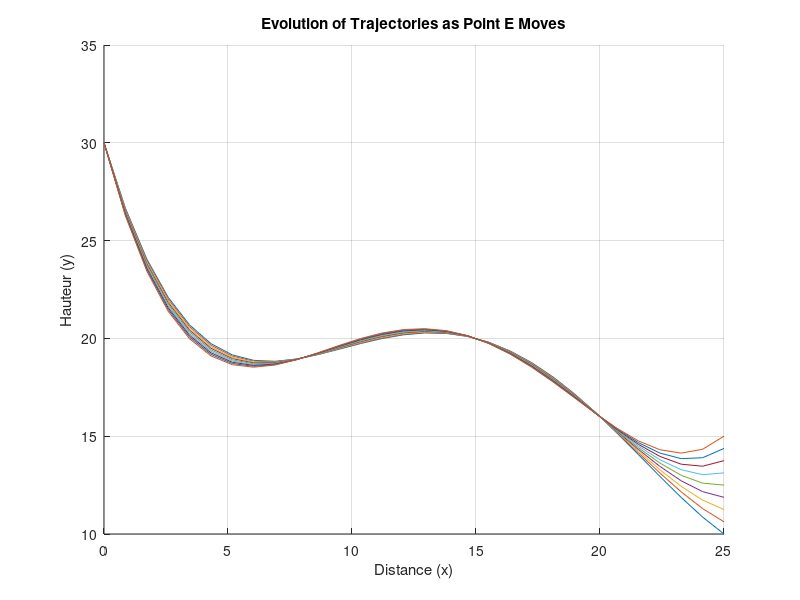
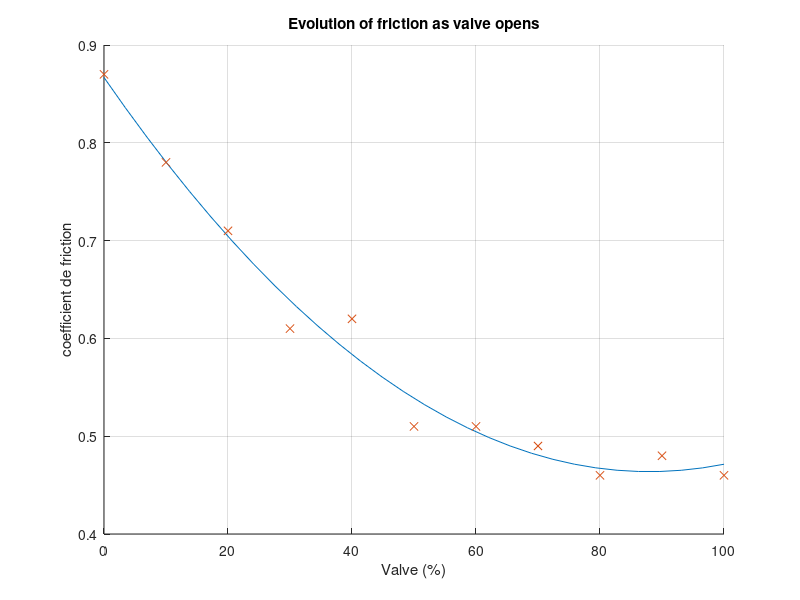
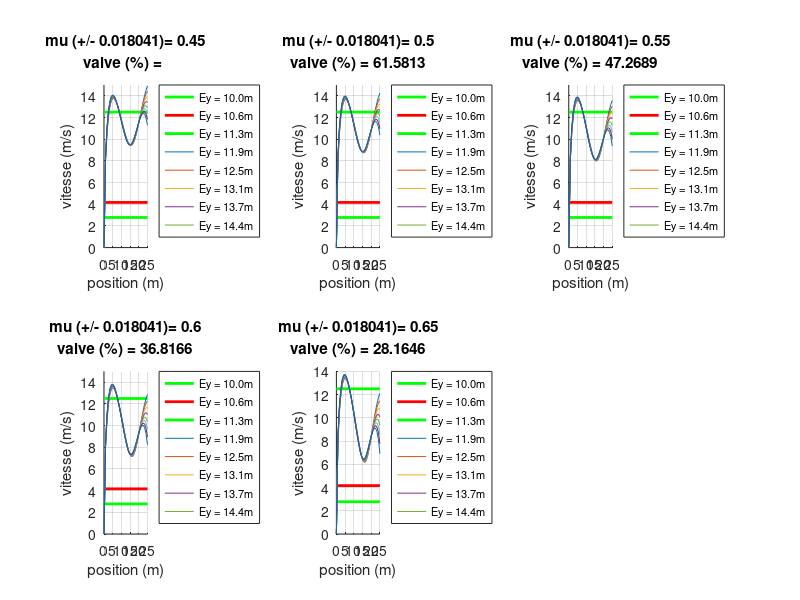

The MATLAB script that drew these images, in order:
% s'assure que tout est reset à chaque run
clc;
close all;
clear all;
pkg load signal;

nbPlots = 8;
nbPoints = 30;
polynomeDegree = 4;

% − Valeur de 𝑦𝑓 (hauteur à la fin de la trajectoire au point E).
% − Coefficient de friction dynamique μ𝑓 choisi avec l’erreur RMS de l’approximation.
% − Vitesse finale du participant au point E, erreur dans cette vitesse causée par l’erreur RMS dans μ𝑓.
% − Graphique de la vitesse du participant le long de la trajectoire (en fonction de la coordonnée horizontale, x)
% − Graphique des données avec droite de lissage et son erreur quadratique / RMS ou sa corrélation.
% − Ouverture de la valve en % qui correspond au coefficient de friction selon le polynôme d’approximation.

yIni = 30;
m = 80;
g = 9.81;
mg = m * g;

A = [0, 30];
B = [8,19];
C = [15, 20];
D = [20, 16];
E = [25, 0];
listX = [A(1), B(1), C(1), D(1), E(1)];
p = zeros(nbPlots + 1, polynomeDegree + 1);

for i = 0:nbPlots
  E(2) = (10 + (i / (nbPlots / 5)));
  listY = [A(2), B(2), C(2), D(2), E(2)];
  p(i + 1, :) = polyfit(listX, listY, polynomeDegree);
endfor

disp("finished calculating polynomials");


xPoints = linspace(0, 25, nbPoints);
trajectoires = zeros(length(xPoints), nbPlots + 1);
derivatives = zeros(length(xPoints), nbPlots + 1);
angles = zeros(length(xPoints), nbPlots + 1);

figure; hold on; grid on;
title('Evolution of Trajectories as Point E Moves');
xlabel('Distance (x)'); ylabel('Hauteur (y)');

for i = 1:(nbPlots + 1)
    current_coeffs = p(i, :);

    height = polyval(current_coeffs, xPoints);

    trajectoires(:, i) = height;

    derivedp = polyder(current_coeffs);

    der = polyval(derivedp, xPoints);

    angles(:, i) = atan(der);

    derivatives(:, i) = der;

    % Plot it immediately to see the "fanning" effect
    plot(xPoints, height);
endfor

disp("finished calculating curves");
disp("finished calculating derived curves");

% friction time

figure; hold on; grid on;
title('Evolution of friction as valve opens');
xlabel('Valve (%)'); ylabel('coefficient de friction');

ouverture = [0 10 20 30 40 50 60 70 80 90 100];
muEmp = [0.87 0.78 0.71 0.61 0.62 0.51 0.51 0.49 0.46 0.48 0.46];
nbPlotsMu = length(ouverture);
xPoints = linspace(0, 100, nbPoints);

pMu = polyfit(ouverture, muEmp, 2);
muPlot = polyval(pMu, xPoints);
muTrajectoire = polyval(pMu, ouverture);
plot(xPoints, muPlot);
plot(ouverture, muEmp, 'x');

err = zeros(nbPlotsMu, 1);

disp("finished calculating friction curve");
disp(length(muTrajectoire));

%err(:, 1) = abs(muTrajectoire(1) - muEmp(1));
for i = 1:nbPlotsMu
  err(i) = muTrajectoire((ouverture(i) / 10) + 1) - muEmp(i);
endfor

disp(length(err));
% muErr = muErr = sqrt((1 / length(err)) * sum(err.^2));
muErr = sqrt(mean(err.^2));
disp(length(muErr));

disp("finished finding friction's imprecision");
disp(muErr);

%plot(xPoints, muTrajectoire - muErr(:));
%plot(xPoints, muTrajectoire + muErr(:));

% Vitesse time
%
% Eg = Ep + Ek + W
%
% friction = mu * mg * cos(angles) * x
%
% W = - integral(friction, 0, x)
%
% Ep = mg * trajectoires
%
% Ek = (mv²) / 2
%
% since m est partout on peut l'enlever. après quelques bougeages on en revient à
%
% v = sqrt(2g(yIni - trajectoire(x) - W(x)))

figure; hold on; grid on;

kmhToMs = (1000/3600);
xValve = linspace(0, 100, nbPoints);
xPoints = linspace(0, 25, nbPoints);

x_lims = [0, xPoints(end)];

for j = 1:5
  subplot(2, 3, j);
  hold on; grid on;
  plot(x_lims, [45 * kmhToMs, 45 * kmhToMs], 'g', 'LineWidth', 2); % Green bar
  plot(x_lims, [15 * kmhToMs, 15 * kmhToMs], 'r', 'LineWidth', 2); % red bar
  plot(x_lims, [10 * kmhToMs, 10 * kmhToMs], 'g', 'LineWidth', 2); % Green bar
  % Initialize a container for legend labels
  labels = {};

  mu = 0.05 * j + 0.4
    % Your target mu values from the previous loop
  valveResult = 0;

  % Get the coefficients from your polyfit (pMu = [a, b, c])
  aMu = pMu(1);
  bMu = pMu(2);
  cMu = pMu(3);

  coeffs = [aMu, bMu, (cMu - mu)];
  possible_x = roots(coeffs);

  % 'roots' returns 2 values for a quadratic.
  % We pick the one between 0 and 100.
  valveResult = possible_x(possible_x >= 0 & possible_x <= 80);

  for i = 1:nbPlots
    height = trajectoires(:, i);
    angle = angles(:, i)';
    friction =  cos(angle);
    frictionMax = (mu + muErr) * g * cos(angle);
    frictionMin = (mu - muErr) * g * cos(angle);

    W = cumtrapz(xPoints(:), friction(:));
    WMax = cumtrapz(frictionMax(:), xPoints(:));
    WMin = cumtrapz(frictionMin(:), xPoints(:));

    % 3. Energy Balance: v = sqrt( 2 * (G_potential_loss - Work_loss) )
    % Height loss is (yIni - height)
    energy_balance = (g * (yIni - height(:))) - (mu * g .* W(:));

    % Ensure we don't take the square root of a negative (if friction stops the person)
    energy_balance(energy_balance < 0) = 0;

    v = sqrt(2 * energy_balance);

    plot(xPoints, v);
  %  plot(xPoints, vMin .* msToKmh);
  %  plot(xPoints, vMax .* msToKmh);
    axis([0 25 0 15]);
    labels{i} = [ 'Ey = ', num2str(height(end), '%.1f'), 'm' ];
  endfor
  legend(labels, 'location', 'northeastoutside', 'FontSize', 8);
  title({['mu (+/- ', num2str(muErr),')= ', num2str(mu)], ['valve (%) = ', num2str(valveResult)]});
  xlabel('position (m)'); ylabel('vitesse (m/s)');
endfor

axis auto;
